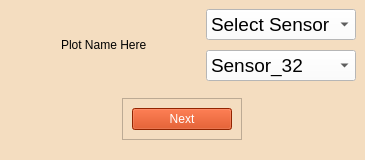
<?xml version="1.0" encoding="UTF-8"?>
<ui version="4.0">
 <class>Visualization_Sensor_Selection_Window</class>
 <widget class="QMainWindow" name="Visualization_Sensor_Selection_Window">
  <property name="geometry">
   <rect>
    <x>0</x>
    <y>0</y>
    <width>365</width>
    <height>160</height>
   </rect>
  </property>
  <property name="minimumSize">
   <size>
    <width>365</width>
    <height>160</height>
   </size>
  </property>
  <property name="maximumSize">
   <size>
    <width>365</width>
    <height>160</height>
   </size>
  </property>
  <property name="windowTitle">
   <string>Select Sensors for Plot Generation</string>
  </property>
  <property name="styleSheet">
   <string notr="true">font: 12pt &quot;MS Shell Dlg 2&quot;;
background-color: rgb(244, 221, 192);
color:rgb(0, 0, 0);</string>
  </property>
  <widget class="QWidget" name="centralwidget">
   <layout class="QVBoxLayout" name="verticalLayout_2">
    <item>
     <layout class="QHBoxLayout" name="horizontalLayout">
      <item alignment="Qt::AlignHCenter|Qt::AlignVCenter">
       <widget class="QLabel" name="plot_name_label">
        <property name="text">
         <string>Plot Name Here</string>
        </property>
       </widget>
      </item>
      <item>
       <layout class="QVBoxLayout" name="verticalLayout">
        <property name="spacing">
         <number>10</number>
        </property>
        <item alignment="Qt::AlignBottom">
         <widget class="QComboBox" name="sensor_1_DropDown">
          <property name="minimumSize">
           <size>
            <width>150</width>
            <height>0</height>
           </size>
          </property>
          <property name="maximumSize">
           <size>
            <width>150</width>
            <height>16777215</height>
           </size>
          </property>
          <property name="font">
           <font>
            <family>MS Shell Dlg 2</family>
            <pointsize>14</pointsize>
            <weight>50</weight>
            <italic>false</italic>
            <bold>false</bold>
            <kerning>true</kerning>
           </font>
          </property>
          <property name="styleSheet">
           <string notr="true">background-color: rgb(255, 255, 255);
																font: 14pt &quot;MS Shell Dlg 2&quot;;
																color: rgb(0, 0, 0);
															</string>
          </property>
          <item>
           <property name="text">
            <string>Select Sensor</string>
           </property>
          </item>
         </widget>
        </item>
        <item>
         <widget class="QComboBox" name="sensor_2_DropDown">
          <property name="minimumSize">
           <size>
            <width>150</width>
            <height>0</height>
           </size>
          </property>
          <property name="maximumSize">
           <size>
            <width>150</width>
            <height>16777215</height>
           </size>
          </property>
          <property name="font">
           <font>
            <family>MS Shell Dlg 2</family>
            <pointsize>14</pointsize>
            <weight>50</weight>
            <italic>false</italic>
            <bold>false</bold>
           </font>
          </property>
          <property name="styleSheet">
           <string notr="true">background-color: rgb(255, 255, 255);
																font: 14pt &quot;MS Shell Dlg 2&quot;;
																color: rgb(0, 0, 0);
															</string>
          </property>
          <item>
           <property name="text">
            <string>Sensor_32</string>
           </property>
          </item>
          <item>
           <property name="text">
            <string>Select Sensor</string>
           </property>
          </item>
         </widget>
        </item>
       </layout>
      </item>
     </layout>
    </item>
    <item alignment="Qt::AlignHCenter|Qt::AlignVCenter">
     <widget class="QFrame" name="frame">
      <property name="layoutDirection">
       <enum>Qt::RightToLeft</enum>
      </property>
      <property name="frameShape">
       <enum>QFrame::StyledPanel</enum>
      </property>
      <property name="frameShadow">
       <enum>QFrame::Raised</enum>
      </property>
      <layout class="QHBoxLayout" name="horizontalLayout_2">
       <item>
        <widget class="QPushButton" name="NEXT_button">
         <property name="minimumSize">
          <size>
           <width>100</width>
           <height>0</height>
          </size>
         </property>
         <property name="maximumSize">
          <size>
           <width>100</width>
           <height>16777215</height>
          </size>
         </property>
         <property name="baseSize">
          <size>
           <width>150</width>
           <height>0</height>
          </size>
         </property>
         <property name="styleSheet">
          <string notr="true">background-color:rgb(204, 51, 0);
color: rgb(255, 255, 255);
font: 14pt &quot;MS Shell Dlg 2&quot;;</string>
         </property>
         <property name="text">
          <string>Next</string>
         </property>
        </widget>
       </item>
      </layout>
     </widget>
    </item>
   </layout>
  </widget>
 </widget>
 <resources/>
 <connections/>
</ui>
